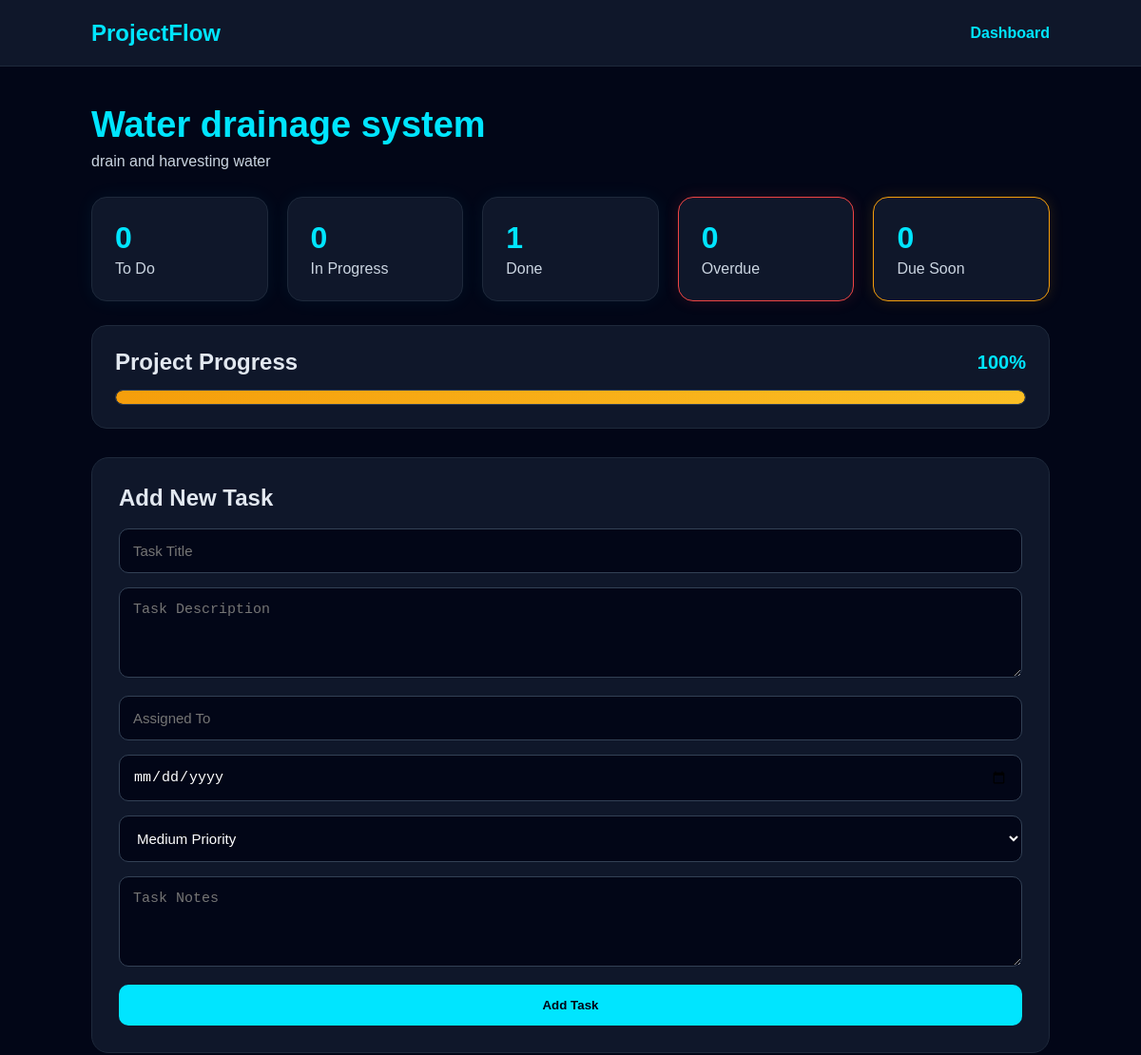
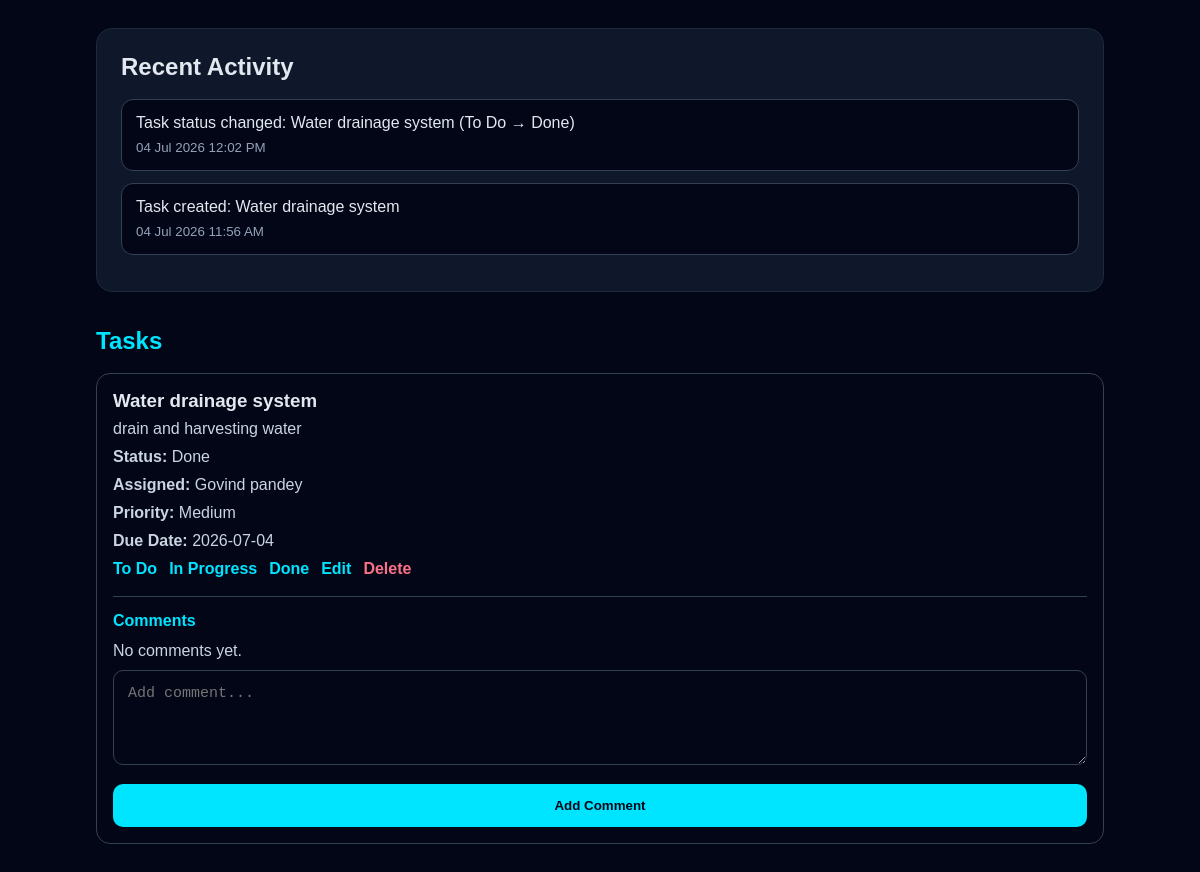
The page /project/1 (signed in) on the database its author committed (2 pictures, top to bottom).
### app.py (models this page shows)
class Project(db.Model):
    id = db.Column(db.Integer, primary_key=True)
    title = db.Column(db.String(150), nullable=False)
    description = db.Column(db.Text)
    created_at = db.Column(db.DateTime, default=india_time)
    owner_id = db.Column(db.Integer, db.ForeignKey("user.id"), nullable=False)

class ActivityLog(db.Model):
    id = db.Column(db.Integer, primary_key=True)
    action = db.Column(db.String(255), nullable=False)
    created_at = db.Column(db.DateTime, default=india_time)
    project_id = db.Column(db.Integer, db.ForeignKey("project.id"), nullable=False)
    user_id = db.Column(db.Integer, db.ForeignKey("user.id"), nullable=False)

class Task(db.Model):
    id = db.Column(db.Integer, primary_key=True)
    title = db.Column(db.String(150), nullable=False)
    description = db.Column(db.Text)
    status = db.Column(db.String(50), default="To Do")
    assigned_to = db.Column(db.String(100))
    due_date = db.Column(db.String(50))
    comment = db.Column(db.Text)
    priority = db.Column(db.String(50), default="Medium")
    project_id = db.Column(db.Integer, db.ForeignKey("project.id"), nullable=False)

### app.py (the view, shortened to what this page needs)
@app.route("/project/<int:project_id>", methods=["GET", "POST"])
@login_required
def project_detail(project_id):
    project = Project.query.get_or_404(project_id)
    if project.owner_id != current_user.id:
        return redirect(url_for("dashboard"))
    task_search = request.args.get("task_search", "").strip()
    status_filter = request.args.get("status", "").strip()
    priority_filter = request.args.get("priority", "").strip()
    sort_filter = request.args.get("sort", "").strip()
    tasks_query = Task.query.filter_by(project_id=project.id)
    if status_filter:
        tasks_query = tasks_query.filter_by(status=status_filter)
    if priority_filter:
        tasks_query = tasks_query.filter_by(priority=priority_filter)
    tasks = tasks_query.all()
    if sort_filter == "deadline":
        tasks = sorted(tasks, key=lambda task: get_due_date(task) or date.max)
    all_tasks = Task.query.filter_by(project_id=project.id).all()
    todo_count = Task.query.filter_by(project_id=project.id, status="To Do").count()
    progress_count = Task.query.filter_by(project_id=project.id, status="In Progress").count()
    done_count = Task.query.filter_by(project_id=project.id, status="Done").count()
    overdue_count = len([task for task in all_tasks if is_overdue(task)])
    due_soon_count = len([task for task in all_tasks if is_due_soon(task)])
    total_count = len(all_tasks)
    project_progress = int((done_count / total_count) * 100) if total_count > 0 else 0
    task_comments = {}
    for task in all_tasks:
        task_comments[task.id] = TaskComment.query.filter_by(
            task_id=task.id
        ).order_by(TaskComment.created_at.desc()).all()
    activities = ActivityLog.query.filter_by(
        project_id=project.id
    ).order_by(ActivityLog.created_at.desc()).limit(10).all()
    return render_template(
        "project.html",
        project=project,
        tasks=tasks,
        todo_count=todo_count,
        progress_count=progress_count,
        done_count=done_count,
        overdue_count=overdue_count,
        due_soon_count=due_soon_count,
        project_progress=project_progress,
        is_overdue=is_overdue,
        is_due_soon=is_due_soon,
        task_search=task_search,
        status_filter=status_filter,
        priority_filter=priority_filter,
        sort_filter=sort_filter,
        task_comments=task_comments,
        activities=activities
    )

### app.py (called while the page is built)
@login_manager.user_loader
def load_user(user_id):
    return User.query.get(int(user_id))

def get_due_date(task):
    if task.due_date:
        try:
            return datetime.strptime(task.due_date, "%Y-%m-%d").date()
        except:
            return None
    return None

def is_overdue(task):
    task_date = get_due_date(task)
    return task_date is not None and task.status != "Done" and task_date < date.today()

def is_due_soon(task):
    task_date = get_due_date(task)
    if task_date is None or task.status == "Done":
        return False
    today = date.today()
    soon_limit = today + timedelta(days=3)
    return today <= task_date <= soon_limit

### templates/project.html (shortened to what this page needs)
<!DOCTYPE html>
<html>
<head>
    <link rel="stylesheet" href="{{ url_for('static', filename='style.css') }}">
</head>
<body>
    <nav class="navbar">
        <h2>ProjectFlow</h2>
        <a href="/dashboard">Dashboard</a>
    </nav>
    <div class="container">
        <h1>{{ project.title }}</h1>
        <p class="subtitle">{{ project.description }}</p>
        <div class="stats-grid">
            <div class="stat-card">
                <h3>{{ todo_count }}</h3>
                <p>To Do</p>
            </div>
            <div class="stat-card">
                <h3>{{ progress_count }}</h3>
                <p>In Progress</p>
            </div>
            <div class="stat-card">
                <h3>{{ done_count }}</h3>
                <p>Done</p>
            </div>
            <div class="stat-card danger-card">
                <h3>{{ overdue_count }}</h3>
                <p>Overdue</p>
            </div>
            <div class="stat-card warning-card">
                <h3>{{ due_soon_count }}</h3>
                <p>Due Soon</p>
            </div>
        </div>
        <div class="progress-box">
            <div class="progress-header">
                <h2>Project Progress</h2>
                <span>{{ project_progress }}%</span>
            </div>
            <div class="progress-bar">
                <div class="progress-fill" style="width: {{ project_progress }}%;"></div>
            </div>
        </div>
        <div class="create-box">
            <h2>Add New Task</h2>
            <form method="POST">
                <input type="text" name="title" placeholder="Task Title" required>
                <textarea name="description" placeholder="Task Description"></textarea>
                <input type="text" name="assigned_to" placeholder="Assigned To">
                <input type="date" name="due_date">
                <select name="priority">
                    <option value="Medium" selected>Medium Priority</option>
                </select>
                <textarea name="comment" placeholder="Task Notes"></textarea>
                <button type="submit">Add Task</button>
            </form>
        </div>
        <div class="activity-box">
            <h2>Recent Activity</h2>
            {% for activity in activities %}
            <div class="activity-item">
                <p>{{ activity.action }}</p>
                <small>{{ activity.created_at.strftime('%d %b %Y %I:%M %p') }}</small>
            </div>
            {% else %}
            <p>No activity yet.</p>
            {% endfor %}
        </div>
        <h2 class="section-title">Tasks</h2>
        {% for task in tasks %}
        <div class="task-card">
            <h3>{{ task.title }}</h3>
            <p>{{ task.description }}</p>
            <p><strong>Status:</strong> {{ task.status }}</p>
            <p><strong>Assigned:</strong> {{ task.assigned_to }}</p>
            <p><strong>Priority:</strong> {{ task.priority }}</p>
            <p><strong>Due Date:</strong> {{ task.due_date }}</p>
            <div class="card-actions">
                <a href="/update_task/{{ task.id }}/To Do">To Do</a>
                <a href="/update_task/{{ task.id }}/In Progress">In Progress</a>
                <a href="/update_task/{{ task.id }}/Done">Done</a>
                <a href="/edit_task/{{ task.id }}">Edit</a>
                <a class="delete" href="/delete_task/{{ task.id }}">Delete</a>
            </div>
            <div class="comment-box">
                <h4>Comments</h4>
                {% for comment in task_comments[task.id] %}
                <div class="comment-item">
                    <p>{{ comment.comment_text }}</p>
                    <small>{{ comment.created_at.strftime('%d %b %Y %I:%M %p') }}</small>
                </div>
                {% else %}
                <p>No comments yet.</p>
                {% endfor %}
                <form action="/add_comment/{{ task.id }}" method="POST">
                    <textarea name="comment_text" placeholder="Add comment..." required></textarea>
                    <button type="submit">Add Comment</button>
                </form>
            </div>
        </div>
        {% else %}
        <p>No tasks yet.</p>
        {% endfor %}
    </div>
</body>
</html>

### static/style.css (style rules this page uses)
* { margin: 0; padding: 0; box-sizing: border-box; }
body { font-family: Arial, sans-serif; background: #020617; color: #ffffff; }
input, textarea, select { width: 100%; padding: 14px; margin-bottom: 15px; border: 1px solid #334155; border-radius: 10px; background: #020617; color: #ffffff; outline: none; font-size: 15px; }
textarea { min-height: 95px; resize: vertical; }
button { width: 100%; padding: 14px; border: none; border-radius: 10px; background: #00e5ff; color: #020617; font-weight: bold; cursor: pointer; transition: 0.3s; }
a { color: #00e5ff; text-decoration: none; font-weight: 600; }
.navbar { height: 70px; background: #0f172a; border-bottom: 1px solid #1e293b; padding: 0 8%; display: flex; align-items: center; justify-content: space-between; }
.navbar h2 { color: #00e5ff; }
.container { padding: 40px 8%; }
.container h1 { color: #00e5ff; font-size: 38px; margin-bottom: 8px; }
.subtitle { color: #cbd5e1; margin-bottom: 28px; }
.stats-grid { display: grid; grid-template-columns: repeat(auto-fit, minmax(180px, 1fr)); gap: 20px; margin: 25px 0; }
.stat-card { background: #0f172a; padding: 24px; border-radius: 16px; border: 1px solid #1e293b; box-shadow: 0 0 20px rgba(0, 229, 255, 0.06); }
.stat-card h3 { font-size: 32px; color: #00e5ff; margin-bottom: 5px; }
.stat-card p { color: #cbd5e1; }
.progress-box { background: #0f172a; padding: 24px; border-radius: 16px; border: 1px solid #1e293b; margin: 25px 0; }
.progress-header { display: flex; justify-content: space-between; align-items: center; margin-bottom: 15px; }
.progress-header h2 { color: #e2e8f0; }
.progress-header span { color: #00e5ff; font-weight: bold; font-size: 20px; }
.progress-bar { width: 100%; height: 14px; background: #020617; border-radius: 20px; overflow: hidden; border: 1px solid #334155; }
.progress-fill { height: 100%; background: linear-gradient(90deg, #00e5ff, #38bdf8); border-radius: 20px; transition: 0.4s; }
.create-box { background: #0f172a; padding: 28px; border-radius: 18px; border: 1px solid #1e293b; margin: 30px 0; }
.create-box h2 { color: #e2e8f0; margin-bottom: 18px; }
.section-title { color: #00e5ff; margin: 35px 0 18px; }
.card-actions, .task-actions { display: flex; gap: 12px; flex-wrap: wrap; }
.delete { color: #fb7185; }
.task-card { background: #020617; padding: 16px; border-radius: 14px; border: 1px solid #334155; margin-bottom: 15px; transition: 0.3s; }
.task-card h3 { color: #e2e8f0; margin-bottom: 8px; }
.task-card p { color: #cbd5e1; margin-bottom: 10px; }
.progress-bar { width: 100%; height: 16px; background: #020617; border-radius: 20px; overflow: hidden; border: 1px solid #334155; }
.progress-fill { height: 100%; background: linear-gradient(90deg, #00e5ff, #38bdf8); border-radius: 20px; }
.danger-card { border-color: #ef4444; box-shadow: 0 0 15px rgba(239, 68, 68, 0.15); }
.warning-card { border-color: #f59e0b; box-shadow: 0 0 15px rgba(245, 158, 11, 0.15); }
.progress-fill { background: linear-gradient(90deg, #f59e0b, #fbbf24); }
.activity-box { background: #0f172a; padding: 24px; border-radius: 16px; border: 1px solid #1e293b; margin: 25px 0; }
.activity-box h2 { color: #e2e8f0; margin-bottom: 18px; }
.activity-item { background: #020617; border: 1px solid #334155; border-radius: 12px; padding: 14px; margin-bottom: 12px; }
.activity-item p { color: #e2e8f0; margin-bottom: 6px; }
.activity-item small { color: #94a3b8; }
.comment-box { margin-top: 18px; padding-top: 15px; border-top: 1px solid #334155; }
.comment-box h4 { color: #00e5ff; margin-bottom: 12px; }

### rows shown on the page
Project: title "Water drainage system", description "drain and harvesting water"
ActivityLog: action "Task status changed: Water drainage system (To Do → Done)", created_at "04 Jul 2026 12:02 PM"
ActivityLog: action "Task created: Water drainage system", created_at "04 Jul 2026 11:56 AM"
Task: title "Water drainage system", description "drain and harvesting water", status "Done", assigned_to "Govind pandey", priority "Medium", due_date "2026-07-04"

### other values the page prints
{{ todo_count }} "0"
{{ progress_count }} "0"
{{ done_count }} "1"
{{ overdue_count }} "0"
{{ due_soon_count }} "0"
{{ project_progress }} "100"
